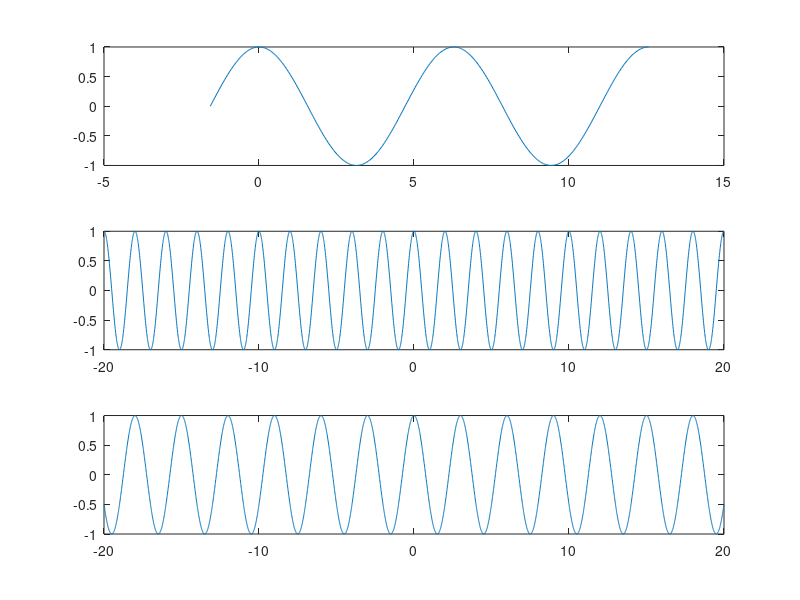

Here is the MATLAB script that generated this plot:
t = [-pi/2:pi/100:4*pi];
x = cos(t);
subplot(3,1,1);
plot(t,x); % Vẽ hình sin từ 0->2pi

n = [-20:0.01:20];
x1 = cos(n*pi);
x2 = cos(n*pi*(2/3));
subplot(3,1,2); % Chia cửa sổ figure thành 2 hàng 1 cột và chọn vùng số 2
plot(n,x1);  % Vẽ đồ thị x1 theo n trên vùng số 2
subplot(3,1,3);
plot(n,x2); 
